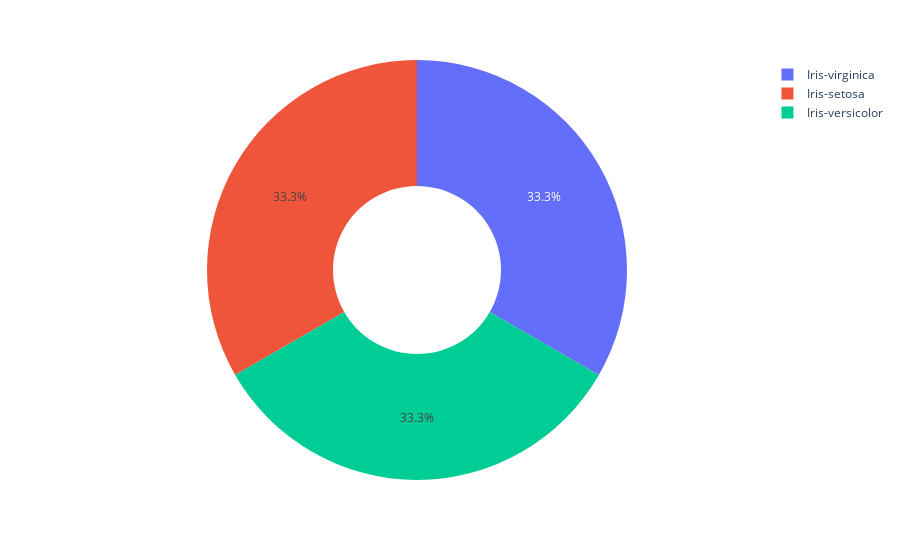

The notebook cell this image was saved under:
### Code cell
pe.pie(data_frame=iris,names=iris["Species"].value_counts().index,hover_name=iris["Species"].value_counts().index,
       values=iris["Species"].value_counts().values,hole=0.4,)

### Figure 1 — Plotly figure (JSON) as saved in the notebook; plotly's stock layout.template omitted (floating-point values rounded to 4 significant figures)
{"data": [{"domain": {"x": [0, 1], "y": [0, 1]}, "hole": 0.4, "hovertemplate": "<b>%{hovertext}</b><br><br>label=%{label}<br>value=%{value}<extra></extra>", "hovertext": ["Iris-virginica", "Iris-setosa", "Iris-versicolor"], "labels": ["Iris-virginica", "Iris-setosa", "Iris-versicolor"], "legendgroup": "", "name": "", "showlegend": true, "type": "pie", "values": [50, 50, 50]}], "layout": {"legend": {"tracegroupgap": 0}, "margin": {"t": 60}}}
